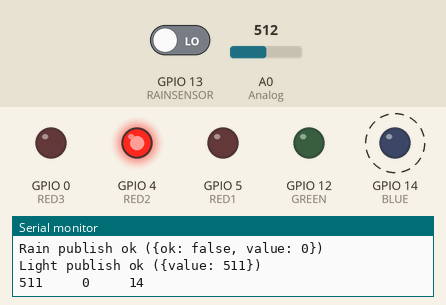
Simulated run of this program. Board: ESP8266 (NodeMCU). Parts: output pins drawn as LEDs (lit = HIGH), the last lines printed to the serial monitor. Dashed ring = blinking. The test bench sets the inputs (shaded band); at power-on: GPIO 13 (RAINSENSOR) LOW, A0 (Analog) = 512. WiFi joins after 1.5 s; servers stay silent unless stated; no MQTT or app messages arrive unless stated.

Above: at 3.7 s.
3.8 s: GPIO 13 (RAINSENSOR) driven HIGH
At 5.8 s:
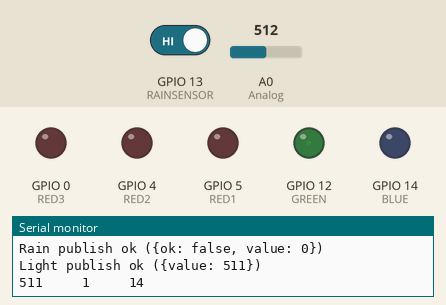
6.1 s: GPIO 13 (RAINSENSOR) driven LOW
At 10.0 s:
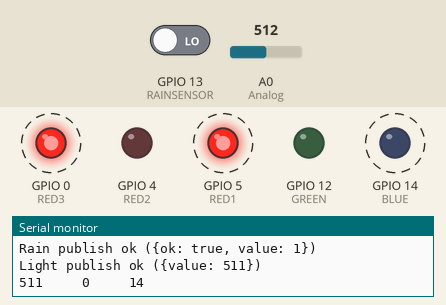
10.2 s: A0 (Analog) set to 306
14.2 s: A0 (Analog) set to 684
18.3 s: A0 (Analog) set to 710
At 20.5 s:
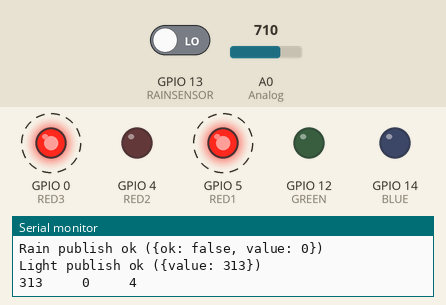
Timing chart, 0 to 21.4 s (numbered marks = the images above; inputs shaded):
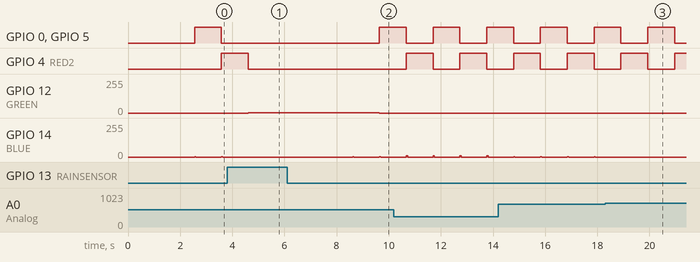

The program:

main.cpp
```cpp
#include <Arduino.h>
#include <ESP8266WiFi.h>
#include <PubSubClient.h>

/*
 *static const uint8_t D0   = 16;
static const uint8_t D1   = 5;
static const uint8_t D2   = 4;
static const uint8_t D3   = 0;
static const uint8_t D4   = 2;
static const uint8_t D5   = 14;
static const uint8_t D6   = 12;
static const uint8_t D7   = 13;
static const uint8_t D8   = 15;
static const uint8_t D9   = 3;
static const uint8_t D10  = 1;
 */

static const uint8_t RED1   = 5;
static const uint8_t RED2   = 4;
static const uint8_t RED3   = 0;
static const uint8_t BLUE   = 14;
static const uint8_t GREEN   = 12;

static const uint8_t RAINSENSOR = 13;

static const uint8_t Analog = 17;

// Wifi configuration
const char* ssid = "<wlan>";
const char* password = "<password>";

// mqtt configuration
const char* server = "192.168.178.32";
const char* raintopic = "rainsensor";
const char* lighttopic = "lightsensor";
const char* clientName = "nodemcuRain";

const int pwmIntervals = 1024;
float R;

WiFiClient wifiClient;
PubSubClient client(wifiClient);

 void wifiConnect() {
   Serial.println();
   Serial.print("Connecting to ");
   Serial.println(ssid);

   WiFi.begin(ssid, password);

   while (WiFi.status() != WL_CONNECTED) {
     delay(500);
     Serial.print(".");
   }
   Serial.println("");
   Serial.print("WiFi connected.");
   Serial.print("IP address: ");
   Serial.println(WiFi.localIP());

   if (client.connect(clientName)) {
     Serial.print("Connected to MQTT broker at ");
     Serial.print(server);
     Serial.print(" as ");
     Serial.println(clientName);
   }
   else {
     Serial.println("MQTT connect failed");
     Serial.println("Will reset and try again...");
     abort();
   }
 }

 void mqttReConnect() {
   while (!client.connected()) {
     Serial.print("Attempting MQTT connection...");
     // Attempt to connect
     if (client.connect(clientName)) {
       Serial.println("connected");
     } else {
       Serial.print("failed, rc=");
       Serial.print(client.state());
       Serial.println(" try again in 5 seconds");
       delay(5000);
     }
   }
 }

void setup() {
  R = (pwmIntervals * log10(2))/(log10(255));

  pinMode(RED1, OUTPUT);
  pinMode(RED2, OUTPUT);
  pinMode(RED3, OUTPUT);

  pinMode(RAINSENSOR, INPUT);
  // pinMode(BLUE, OUTPUT);
  // pinMode(GREEN, OUTPUT);
  Serial.begin(9600);
  client.setServer(server, 1883);
  wifiConnect();
  delay(1000);
}
String payload;
String lightPayload;
String rain;
String light;
uint8_t red = 0;
void loop() {
  int lightReading = 1023 - analogRead(Analog);
  int rainReading = digitalRead(RAINSENSOR);
  int brightness = brightness = pow (2, (lightReading / R)) - 1;
  light = (String) lightReading;
  rain = (String) rainReading;
  Serial.print(lightReading);
  Serial.print("     ");
  Serial.print(rainReading);
  Serial.print("     ");
  Serial.println(brightness);

  if (rainReading==HIGH) {
    digitalWrite(RED1, LOW);
    digitalWrite(RED2, LOW);
    digitalWrite(RED3, LOW);
    analogWrite(GREEN, brightness);
    payload = "{ok: true, value: "+ rain +"}";
    delay(4000);
  } else {
    analogWrite(GREEN, 0);
    payload = "{ok: false, value: "+ rain +"}";
    switch(red) {
      case 0:
        digitalWrite(RED1, HIGH);
        digitalWrite(RED3, HIGH);
        digitalWrite(RED2, LOW);
        red = 1;
        break;
      case 1:
        digitalWrite(RED2, HIGH);
        digitalWrite(RED1, LOW);
        digitalWrite(RED3, LOW);
        red = 0;
        break;
      /* case 2:
        digitalWrite(RED3, HIGH);
        digitalWrite(RED2, LOW);
        red = 0;
        break; */
    }
  }
  analogWrite(BLUE, brightness);
  delay(50);
  analogWrite(BLUE, 0);
  delay(950);
  if (client.connected()) {
    lightPayload = "{value: "+ light +"}";
    if (client.publish(raintopic, (char*) payload.c_str())) {
      Serial.print("Rain publish ok (");
      Serial.print(payload);
      Serial.println(")");
      if (client.publish(lighttopic, (char*) lightPayload.c_str())) {
        Serial.print("Light publish ok (");
        Serial.print(lightPayload);
        Serial.println(")");

      } else {
        Serial.println("Light publish failed");
      }
    } else {
      Serial.println("Rain publish failed");
    }
  } else {
    mqttReConnect();
  }
  /*digitalWrite(RED1, HIGH);
  delay(1000);
  digitalWrite(RED2, HIGH);
  delay(1000);
  digitalWrite(RED3, HIGH);
  delay(1000);
  digitalWrite(BLUE, HIGH);
  delay(1000);
  digitalWrite(GREEN, HIGH);
  delay(1000);


  digitalWrite(RED1, LOW);
  delay(1000);
  digitalWrite(RED2, LOW);
  delay(1000);
  digitalWrite(RED3, LOW);
  delay(1000);
  digitalWrite(BLUE, LOW);
  delay(1000);
  digitalWrite(GREEN, LOW);
  delay(1000);*/
}
```

Measured:
- the behaviour switches between 691 and 692 on A0 (Analog) (found by bisection; images 2 and 3)
- after the input at 3.8 s, GPIO 0 (RED3), GPIO 5 (RED1): stays LOW (without the input it goes to HIGH after 0.81 s); GPIO 4 (RED2): goes on until 4.6 s, then stays LOW; GPIO 12 (GREEN): 0/255 → 3/255 after 0.81 s; GPIO 14 (BLUE): stops changing and stays 0/255
- after the input at 6.1 s, GPIO 0 (RED3), GPIO 5 (RED1): LOW → HIGH after 3.5 s; GPIO 12 (GREEN): 3/255 → 0/255 after 3.5 s
- after the input at 18.3 s, GPIO 14 (BLUE): stops changing and stays 0/255
- by itself, GPIO 14 (BLUE): alternates 3/255 for 0.05 s and 0/255 for 0.98 s
